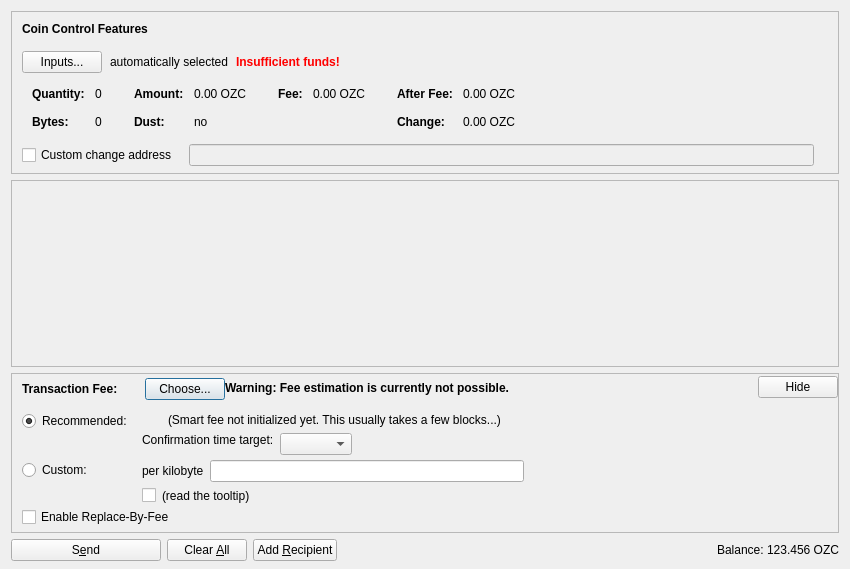
<?xml version="1.0" encoding="UTF-8"?>
<ui version="4.0">
 <class>SendCoinsDialog</class>
 <widget class="QDialog" name="SendCoinsDialog">
  <property name="geometry">
   <rect>
    <x>0</x>
    <y>0</y>
    <width>850</width>
    <height>569</height>
   </rect>
  </property>
  <property name="windowTitle">
   <string>Send Coins</string>
  </property>
  <layout class="QVBoxLayout" name="verticalLayout" stretch="0,1,0,0">
   <property name="bottomMargin">
    <number>8</number>
   </property>
   <item>
    <widget class="QFrame" name="frameCoinControl">
     <property name="sizePolicy">
      <sizepolicy hsizetype="Expanding" vsizetype="Expanding">
       <horstretch>0</horstretch>
       <verstretch>0</verstretch>
      </sizepolicy>
     </property>
     <property name="maximumSize">
      <size>
       <width>16777215</width>
       <height>16777215</height>
      </size>
     </property>
     <property name="frameShape">
      <enum>QFrame::StyledPanel</enum>
     </property>
     <property name="frameShadow">
      <enum>QFrame::Sunken</enum>
     </property>
     <layout class="QVBoxLayout" name="verticalLayoutCoinControl2">
      <property name="spacing">
       <number>0</number>
      </property>
      <property name="leftMargin">
       <number>0</number>
      </property>
      <property name="topMargin">
       <number>0</number>
      </property>
      <property name="rightMargin">
       <number>0</number>
      </property>
      <property name="bottomMargin">
       <number>6</number>
      </property>
      <item>
       <layout class="QVBoxLayout" name="verticalLayoutCoinControl" stretch="0,0,0,0,1">
        <property name="spacing">
         <number>0</number>
        </property>
        <property name="leftMargin">
         <number>10</number>
        </property>
        <property name="topMargin">
         <number>10</number>
        </property>
        <item>
         <layout class="QHBoxLayout" name="horizontalLayoutCoinControl1">
          <property name="bottomMargin">
           <number>15</number>
          </property>
          <item>
           <widget class="QLabel" name="labelCoinControlFeatures">
            <property name="sizePolicy">
             <sizepolicy hsizetype="Preferred" vsizetype="Maximum">
              <horstretch>0</horstretch>
              <verstretch>0</verstretch>
             </sizepolicy>
            </property>
            <property name="font">
             <font>
              <weight>75</weight>
              <bold>true</bold>
             </font>
            </property>
            <property name="styleSheet">
             <string notr="true">font-weight:bold;</string>
            </property>
            <property name="text">
             <string>Coin Control Features</string>
            </property>
           </widget>
          </item>
         </layout>
        </item>
        <item>
         <layout class="QHBoxLayout" name="horizontalLayoutCoinControl2" stretch="0,0,0,0">
          <property name="spacing">
           <number>8</number>
          </property>
          <property name="bottomMargin">
           <number>10</number>
          </property>
          <item>
           <widget class="QPushButton" name="pushButtonCoinControl">
            <property name="styleSheet">
             <string notr="true"/>
            </property>
            <property name="text">
             <string>Inputs...</string>
            </property>
            <property name="autoDefault">
             <bool>false</bool>
            </property>
           </widget>
          </item>
          <item>
           <widget class="QLabel" name="labelCoinControlAutomaticallySelected">
            <property name="text">
             <string>automatically selected</string>
            </property>
            <property name="margin">
             <number>5</number>
            </property>
           </widget>
          </item>
          <item>
           <widget class="QLabel" name="labelCoinControlInsuffFunds">
            <property name="font">
             <font>
              <weight>75</weight>
              <bold>true</bold>
             </font>
            </property>
            <property name="styleSheet">
             <string notr="true">color:red;font-weight:bold;</string>
            </property>
            <property name="text">
             <string>Insufficient funds!</string>
            </property>
            <property name="margin">
             <number>5</number>
            </property>
           </widget>
          </item>
          <item>
           <spacer name="horizontalSpacerCoinControl">
            <property name="orientation">
             <enum>Qt::Horizontal</enum>
            </property>
            <property name="sizeHint" stdset="0">
             <size>
              <width>40</width>
              <height>1</height>
             </size>
            </property>
           </spacer>
          </item>
         </layout>
        </item>
        <item>
         <widget class="QWidget" name="widgetCoinControl" native="true">
          <property name="sizePolicy">
           <sizepolicy hsizetype="Preferred" vsizetype="Preferred">
            <horstretch>0</horstretch>
            <verstretch>0</verstretch>
           </sizepolicy>
          </property>
          <property name="minimumSize">
           <size>
            <width>0</width>
            <height>0</height>
           </size>
          </property>
          <property name="styleSheet">
           <string notr="true"/>
          </property>
          <layout class="QHBoxLayout" name="horizontalLayoutCoinControl5">
           <property name="leftMargin">
            <number>0</number>
           </property>
           <property name="topMargin">
            <number>0</number>
           </property>
           <property name="rightMargin">
            <number>0</number>
           </property>
           <property name="bottomMargin">
            <number>0</number>
           </property>
           <item>
            <layout class="QHBoxLayout" name="horizontalLayoutCoinControl3" stretch="0,0,0,1">
             <property name="spacing">
              <number>20</number>
             </property>
             <property name="topMargin">
              <number>0</number>
             </property>
             <property name="bottomMargin">
              <number>10</number>
             </property>
             <item>
              <layout class="QFormLayout" name="formLayoutCoinControl1">
               <property name="horizontalSpacing">
                <number>10</number>
               </property>
               <property name="verticalSpacing">
                <number>14</number>
               </property>
               <property name="leftMargin">
                <number>10</number>
               </property>
               <property name="topMargin">
                <number>4</number>
               </property>
               <property name="rightMargin">
                <number>6</number>
               </property>
               <item row="0" column="0">
                <widget class="QLabel" name="labelCoinControlQuantityText">
                 <property name="font">
                  <font>
                   <weight>75</weight>
                   <bold>true</bold>
                  </font>
                 </property>
                 <property name="text">
                  <string>Quantity:</string>
                 </property>
                 <property name="margin">
                  <number>0</number>
                 </property>
                </widget>
               </item>
               <item row="0" column="1">
                <widget class="QLabel" name="labelCoinControlQuantity">
                 <property name="cursor">
                  <cursorShape>IBeamCursor</cursorShape>
                 </property>
                 <property name="contextMenuPolicy">
                  <enum>Qt::ActionsContextMenu</enum>
                 </property>
                 <property name="text">
                  <string notr="true">0</string>
                 </property>
                 <property name="margin">
                  <number>0</number>
                 </property>
                 <property name="textInteractionFlags">
                  <set>Qt::LinksAccessibleByMouse|Qt::TextSelectableByKeyboard|Qt::TextSelectableByMouse</set>
                 </property>
                </widget>
               </item>
               <item row="1" column="0">
                <widget class="QLabel" name="labelCoinControlBytesText">
                 <property name="font">
                  <font>
                   <weight>75</weight>
                   <bold>true</bold>
                  </font>
                 </property>
                 <property name="text">
                  <string>Bytes:</string>
                 </property>
                </widget>
               </item>
               <item row="1" column="1">
                <widget class="QLabel" name="labelCoinControlBytes">
                 <property name="cursor">
                  <cursorShape>IBeamCursor</cursorShape>
                 </property>
                 <property name="contextMenuPolicy">
                  <enum>Qt::ActionsContextMenu</enum>
                 </property>
                 <property name="text">
                  <string notr="true">0</string>
                 </property>
                 <property name="textInteractionFlags">
                  <set>Qt::LinksAccessibleByMouse|Qt::TextSelectableByKeyboard|Qt::TextSelectableByMouse</set>
                 </property>
                </widget>
               </item>
              </layout>
             </item>
             <item>
              <layout class="QFormLayout" name="formLayoutCoinControl2">
               <property name="horizontalSpacing">
                <number>10</number>
               </property>
               <property name="verticalSpacing">
                <number>14</number>
               </property>
               <property name="leftMargin">
                <number>6</number>
               </property>
               <property name="topMargin">
                <number>4</number>
               </property>
               <property name="rightMargin">
                <number>6</number>
               </property>
               <item row="0" column="0">
                <widget class="QLabel" name="labelCoinControlAmountText">
                 <property name="font">
                  <font>
                   <weight>75</weight>
                   <bold>true</bold>
                  </font>
                 </property>
                 <property name="text">
                  <string>Amount:</string>
                 </property>
                 <property name="margin">
                  <number>0</number>
                 </property>
                </widget>
               </item>
               <item row="0" column="1">
                <widget class="QLabel" name="labelCoinControlAmount">
                 <property name="cursor">
                  <cursorShape>IBeamCursor</cursorShape>
                 </property>
                 <property name="contextMenuPolicy">
                  <enum>Qt::ActionsContextMenu</enum>
                 </property>
                 <property name="text">
                  <string notr="true">0.00 OZC</string>
                 </property>
                 <property name="textInteractionFlags">
                  <set>Qt::LinksAccessibleByMouse|Qt::TextSelectableByKeyboard|Qt::TextSelectableByMouse</set>
                 </property>
                </widget>
               </item>
               <item row="1" column="0">
                <widget class="QLabel" name="labelCoinControlLowOutputText">
                 <property name="font">
                  <font>
                   <weight>75</weight>
                   <bold>true</bold>
                  </font>
                 </property>
                 <property name="text">
                  <string>Dust:</string>
                 </property>
                </widget>
               </item>
               <item row="1" column="1">
                <widget class="QLabel" name="labelCoinControlLowOutput">
                 <property name="cursor">
                  <cursorShape>IBeamCursor</cursorShape>
                 </property>
                 <property name="contextMenuPolicy">
                  <enum>Qt::ActionsContextMenu</enum>
                 </property>
                 <property name="text">
                  <string notr="true">no</string>
                 </property>
                 <property name="textInteractionFlags">
                  <set>Qt::LinksAccessibleByMouse|Qt::TextSelectableByKeyboard|Qt::TextSelectableByMouse</set>
                 </property>
                </widget>
               </item>
              </layout>
             </item>
             <item>
              <layout class="QFormLayout" name="formLayoutCoinControl3">
               <property name="horizontalSpacing">
                <number>10</number>
               </property>
               <property name="verticalSpacing">
                <number>14</number>
               </property>
               <property name="leftMargin">
                <number>6</number>
               </property>
               <property name="topMargin">
                <number>4</number>
               </property>
               <property name="rightMargin">
                <number>6</number>
               </property>
               <item row="0" column="0">
                <widget class="QLabel" name="labelCoinControlFeeText">
                 <property name="font">
                  <font>
                   <weight>75</weight>
                   <bold>true</bold>
                  </font>
                 </property>
                 <property name="text">
                  <string>Fee:</string>
                 </property>
                 <property name="margin">
                  <number>0</number>
                 </property>
                </widget>
               </item>
               <item row="0" column="1">
                <widget class="QLabel" name="labelCoinControlFee">
                 <property name="cursor">
                  <cursorShape>IBeamCursor</cursorShape>
                 </property>
                 <property name="contextMenuPolicy">
                  <enum>Qt::ActionsContextMenu</enum>
                 </property>
                 <property name="text">
                  <string notr="true">0.00 OZC</string>
                 </property>
                 <property name="textInteractionFlags">
                  <set>Qt::LinksAccessibleByMouse|Qt::TextSelectableByKeyboard|Qt::TextSelectableByMouse</set>
                 </property>
                </widget>
               </item>
              </layout>
             </item>
             <item>
              <layout class="QFormLayout" name="formLayoutCoinControl4">
               <property name="horizontalSpacing">
                <number>10</number>
               </property>
               <property name="verticalSpacing">
                <number>14</number>
               </property>
               <property name="leftMargin">
                <number>6</number>
               </property>
               <property name="topMargin">
                <number>4</number>
               </property>
               <property name="rightMargin">
                <number>6</number>
               </property>
               <item row="0" column="0">
                <widget class="QLabel" name="labelCoinControlAfterFeeText">
                 <property name="font">
                  <font>
                   <weight>75</weight>
                   <bold>true</bold>
                  </font>
                 </property>
                 <property name="text">
                  <string>After Fee:</string>
                 </property>
                 <property name="margin">
                  <number>0</number>
                 </property>
                </widget>
               </item>
               <item row="0" column="1">
                <widget class="QLabel" name="labelCoinControlAfterFee">
                 <property name="cursor">
                  <cursorShape>IBeamCursor</cursorShape>
                 </property>
                 <property name="contextMenuPolicy">
                  <enum>Qt::ActionsContextMenu</enum>
                 </property>
                 <property name="text">
                  <string notr="true">0.00 OZC</string>
                 </property>
                 <property name="textInteractionFlags">
                  <set>Qt::LinksAccessibleByMouse|Qt::TextSelectableByKeyboard|Qt::TextSelectableByMouse</set>
                 </property>
                </widget>
               </item>
               <item row="1" column="0">
                <widget class="QLabel" name="labelCoinControlChangeText">
                 <property name="font">
                  <font>
                   <weight>75</weight>
                   <bold>true</bold>
                  </font>
                 </property>
                 <property name="text">
                  <string>Change:</string>
                 </property>
                </widget>
               </item>
               <item row="1" column="1">
                <widget class="QLabel" name="labelCoinControlChange">
                 <property name="cursor">
                  <cursorShape>IBeamCursor</cursorShape>
                 </property>
                 <property name="contextMenuPolicy">
                  <enum>Qt::ActionsContextMenu</enum>
                 </property>
                 <property name="text">
                  <string notr="true">0.00 OZC</string>
                 </property>
                 <property name="textInteractionFlags">
                  <set>Qt::LinksAccessibleByMouse|Qt::TextSelectableByKeyboard|Qt::TextSelectableByMouse</set>
                 </property>
                </widget>
               </item>
              </layout>
             </item>
            </layout>
           </item>
          </layout>
         </widget>
        </item>
        <item>
         <layout class="QHBoxLayout" name="horizontalLayoutCoinControl4" stretch="0,0,0">
          <property name="spacing">
           <number>12</number>
          </property>
          <property name="sizeConstraint">
           <enum>QLayout::SetDefaultConstraint</enum>
          </property>
          <property name="topMargin">
           <number>5</number>
          </property>
          <property name="rightMargin">
           <number>5</number>
          </property>
          <item>
           <widget class="QCheckBox" name="checkBoxCoinControlChange">
            <property name="toolTip">
             <string>If this is activated, but the change address is empty or invalid, change will be sent to a newly generated address.</string>
            </property>
            <property name="text">
             <string>Custom change address</string>
            </property>
           </widget>
          </item>
          <item>
           <widget class="QValidatedLineEdit" name="lineEditCoinControlChange">
            <property name="enabled">
             <bool>false</bool>
            </property>
            <property name="sizePolicy">
             <sizepolicy hsizetype="Expanding" vsizetype="Fixed">
              <horstretch>0</horstretch>
              <verstretch>0</verstretch>
             </sizepolicy>
            </property>
           </widget>
          </item>
          <item>
           <widget class="QLabel" name="labelCoinControlChangeLabel">
            <property name="sizePolicy">
             <sizepolicy hsizetype="Preferred" vsizetype="Expanding">
              <horstretch>0</horstretch>
              <verstretch>0</verstretch>
             </sizepolicy>
            </property>
            <property name="minimumSize">
             <size>
              <width>0</width>
              <height>0</height>
             </size>
            </property>
            <property name="text">
             <string/>
            </property>
            <property name="margin">
             <number>3</number>
            </property>
           </widget>
          </item>
         </layout>
        </item>
        <item>
         <spacer name="verticalSpacerCoinControl">
          <property name="orientation">
           <enum>Qt::Vertical</enum>
          </property>
          <property name="sizeHint" stdset="0">
           <size>
            <width>800</width>
            <height>1</height>
           </size>
          </property>
         </spacer>
        </item>
       </layout>
      </item>
     </layout>
    </widget>
   </item>
   <item>
    <widget class="QScrollArea" name="scrollArea">
     <property name="widgetResizable">
      <bool>true</bool>
     </property>
     <widget class="QWidget" name="scrollAreaWidgetContents">
      <property name="geometry">
       <rect>
        <x>0</x>
        <y>0</y>
        <width>824</width>
        <height>72</height>
       </rect>
      </property>
      <layout class="QVBoxLayout" name="verticalLayout_2" stretch="0,1">
       <property name="leftMargin">
        <number>0</number>
       </property>
       <property name="topMargin">
        <number>0</number>
       </property>
       <property name="rightMargin">
        <number>0</number>
       </property>
       <property name="bottomMargin">
        <number>0</number>
       </property>
       <item>
        <layout class="QVBoxLayout" name="entries">
         <property name="spacing">
          <number>6</number>
         </property>
        </layout>
       </item>
       <item>
        <spacer name="verticalSpacer">
         <property name="orientation">
          <enum>Qt::Vertical</enum>
         </property>
         <property name="sizeHint" stdset="0">
          <size>
           <width>20</width>
           <height>40</height>
          </size>
         </property>
        </spacer>
       </item>
      </layout>
     </widget>
    </widget>
   </item>
   <item>
    <widget class="QFrame" name="frameFee">
     <property name="sizePolicy">
      <sizepolicy hsizetype="Expanding" vsizetype="Expanding">
       <horstretch>0</horstretch>
       <verstretch>0</verstretch>
      </sizepolicy>
     </property>
     <property name="maximumSize">
      <size>
       <width>16777215</width>
       <height>16777215</height>
      </size>
     </property>
     <property name="frameShape">
      <enum>QFrame::StyledPanel</enum>
     </property>
     <property name="frameShadow">
      <enum>QFrame::Sunken</enum>
     </property>
     <layout class="QVBoxLayout" name="verticalLayoutFee1">
      <property name="spacing">
       <number>0</number>
      </property>
      <property name="leftMargin">
       <number>0</number>
      </property>
      <property name="topMargin">
       <number>0</number>
      </property>
      <property name="rightMargin">
       <number>0</number>
      </property>
      <property name="bottomMargin">
       <number>0</number>
      </property>
      <item>
       <layout class="QVBoxLayout" name="verticalLayoutFee2" stretch="0,0,0">
        <property name="spacing">
         <number>0</number>
        </property>
        <property name="leftMargin">
         <number>10</number>
        </property>
        <property name="topMargin">
         <number>0</number>
        </property>
        <item>
         <layout class="QHBoxLayout" name="horizontalLayoutFee1">
          <property name="bottomMargin">
           <number>0</number>
          </property>
          <item>
           <layout class="QVBoxLayout" name="verticalLayoutFee7">
            <property name="spacing">
             <number>0</number>
            </property>
            <item>
             <spacer name="verticalSpacerSmartFee">
              <property name="orientation">
               <enum>Qt::Vertical</enum>
              </property>
              <property name="sizeType">
               <enum>QSizePolicy::Fixed</enum>
              </property>
              <property name="sizeHint" stdset="0">
               <size>
                <width>1</width>
                <height>4</height>
               </size>
              </property>
             </spacer>
            </item>
            <item>
             <layout class="QHBoxLayout" name="horizontalLayoutSmartFee">
              <property name="spacing">
               <number>10</number>
              </property>
              <item>
               <widget class="QLabel" name="labelFeeHeadline">
                <property name="sizePolicy">
                 <sizepolicy hsizetype="Preferred" vsizetype="Maximum">
                  <horstretch>0</horstretch>
                  <verstretch>0</verstretch>
                 </sizepolicy>
                </property>
                <property name="font">
                 <font>
                  <weight>75</weight>
                  <bold>true</bold>
                 </font>
                </property>
                <property name="styleSheet">
                 <string notr="true">font-weight:bold;</string>
                </property>
                <property name="text">
                 <string>Transaction Fee:</string>
                </property>
               </widget>
              </item>
              <item>
               <widget class="QLabel" name="labelFeeMinimized">
                <property name="text">
                 <string/>
                </property>
               </widget>
              </item>
              <item>
               <widget class="QPushButton" name="buttonChooseFee">
                <property name="text">
                 <string>Choose...</string>
                </property>
               </widget>
              </item>
             </layout>
            </item>
            <item>
             <spacer name="verticalSpacer_5">
              <property name="orientation">
               <enum>Qt::Vertical</enum>
              </property>
              <property name="sizeHint" stdset="0">
               <size>
                <width>1</width>
                <height>1</height>
               </size>
              </property>
             </spacer>
            </item>
           </layout>
          </item>
          <item>
           <widget class="QLabel" name="fallbackFeeWarningLabel">
            <property name="font">
             <font>
              <weight>75</weight>
              <bold>true</bold>
             </font>
            </property>
            <property name="toolTip">
             <string>Using the fallbackfee can result in sending a transaction that will take several hours or days (or never) to confirm. Consider choosing your fee manually or wait until you have validated the complete chain.</string>
            </property>
            <property name="text">
             <string>Warning: Fee estimation is currently not possible.</string>
            </property>
            <property name="wordWrap">
             <bool>false</bool>
            </property>
           </widget>
          </item>
          <item>
           <spacer name="horizontalSpacer_4">
            <property name="orientation">
             <enum>Qt::Horizontal</enum>
            </property>
            <property name="sizeType">
             <enum>QSizePolicy::MinimumExpanding</enum>
            </property>
            <property name="sizeHint" stdset="0">
             <size>
              <width>40</width>
              <height>20</height>
             </size>
            </property>
           </spacer>
          </item>
          <item>
           <widget class="QPushButton" name="buttonMinimizeFee">
            <property name="toolTip">
             <string>collapse fee-settings</string>
            </property>
            <property name="text">
             <string>Hide</string>
            </property>
           </widget>
          </item>
         </layout>
        </item>
        <item>
         <widget class="QFrame" name="frameFeeSelection">
          <layout class="QVBoxLayout" name="verticalLayoutFee12">
           <property name="spacing">
            <number>0</number>
           </property>
           <property name="leftMargin">
            <number>0</number>
           </property>
           <property name="topMargin">
            <number>0</number>
           </property>
           <property name="rightMargin">
            <number>0</number>
           </property>
           <property name="bottomMargin">
            <number>0</number>
           </property>
           <item>
            <layout class="QGridLayout" name="gridLayoutFee">
             <property name="topMargin">
              <number>10</number>
             </property>
             <property name="bottomMargin">
              <number>4</number>
             </property>
             <property name="horizontalSpacing">
              <number>10</number>
             </property>
             <property name="verticalSpacing">
              <number>4</number>
             </property>
             <item row="1" column="1">
              <layout class="QVBoxLayout" name="verticalLayoutFee8">
               <property name="spacing">
                <number>6</number>
               </property>
               <item>
                <layout class="QHBoxLayout" name="horizontalLayoutFee13">
                 <item>
                  <widget class="QLabel" name="labelCustomPerKilobyte">
                   <property name="toolTip">
                    <string>Specify a custom fee per kB (1,000 bytes) of the transaction's virtual size.

Note:  Since the fee is calculated on a per-byte basis, a fee of &quot;100 satoshis per kB&quot; for a transaction size of 500 bytes (half of 1 kB) would ultimately yield a fee of only 50 satoshis.</string>
                   </property>
                   <property name="text">
                    <string>per kilobyte</string>
                   </property>
                  </widget>
                 </item>
                 <item>
                  <widget class="BitcoinAmountField" name="customFee"/>
                 </item>
                 <item>
                  <spacer name="horizontalSpacer_6">
                   <property name="orientation">
                    <enum>Qt::Horizontal</enum>
                   </property>
                   <property name="sizeHint" stdset="0">
                    <size>
                     <width>1</width>
                     <height>1</height>
                    </size>
                   </property>
                  </spacer>
                 </item>
                </layout>
               </item>
               <item>
                <layout class="QHBoxLayout" name="horizontalLayoutFee8">
                 <item>
                  <widget class="QCheckBox" name="checkBoxMinimumFee">
                   <property name="toolTip">
                    <string>Paying only the minimum fee is just fine as long as there is less transaction volume than space in the blocks. But be aware that this can end up in a never confirming transaction once there is more demand for bitcoin transactions than the network can process.</string>
                   </property>
                   <property name="text">
                    <string/>
                   </property>
                  </widget>
                 </item>
                 <item>
                  <widget class="QLabel" name="labelMinFeeWarning">
                   <property name="enabled">
                    <bool>true</bool>
                   </property>
                   <property name="toolTip">
                    <string>Paying only the minimum fee is just fine as long as there is less transaction volume than space in the blocks. But be aware that this can end up in a never confirming transaction once there is more demand for bitcoin transactions than the network can process.</string>
                   </property>
                   <property name="text">
                    <string>(read the tooltip)</string>
                   </property>
                   <property name="margin">
                    <number>5</number>
                   </property>
                  </widget>
                 </item>
                 <item>
                  <spacer name="horizontalSpacer_2">
                   <property name="orientation">
                    <enum>Qt::Horizontal</enum>
                   </property>
                   <property name="sizeHint" stdset="0">
                    <size>
                     <width>1</width>
                     <height>1</height>
                    </size>
                   </property>
                  </spacer>
                 </item>
                </layout>
               </item>
              </layout>
             </item>
             <item row="0" column="0">
              <layout class="QVBoxLayout" name="verticalLayoutFee4" stretch="0,1">
               <item>
                <widget class="QRadioButton" name="radioSmartFee">
                 <property name="text">
                  <string>Recommended:</string>
                 </property>
                 <property name="checked">
                  <bool>true</bool>
                 </property>
                 <attribute name="buttonGroup">
                  <string notr="true">groupFee</string>
                 </attribute>
                </widget>
               </item>
               <item>
                <spacer name="verticalSpacer_2">
                 <property name="orientation">
                  <enum>Qt::Vertical</enum>
                 </property>
                 <property name="sizeHint" stdset="0">
                  <size>
                   <width>1</width>
                   <height>1</height>
                  </size>
                 </property>
                </spacer>
               </item>
              </layout>
             </item>
             <item row="1" column="0">
              <layout class="QVBoxLayout" name="verticalLayoutFee9" stretch="0,1">
               <item>
                <widget class="QRadioButton" name="radioCustomFee">
                 <property name="text">
                  <string>Custom:</string>
                 </property>
                 <attribute name="buttonGroup">
                  <string notr="true">groupFee</string>
                 </attribute>
                </widget>
               </item>
               <item>
                <spacer name="verticalSpacer_6">
                 <property name="orientation">
                  <enum>Qt::Vertical</enum>
                 </property>
                 <property name="sizeHint" stdset="0">
                  <size>
                   <width>1</width>
                   <height>1</height>
                  </size>
                 </property>
                </spacer>
               </item>
              </layout>
             </item>
             <item row="0" column="1">
              <layout class="QVBoxLayout" name="verticalLayoutFee3" stretch="0,0,1">
               <property name="spacing">
                <number>6</number>
               </property>
               <property name="topMargin">
                <number>2</number>
               </property>
               <item>
                <layout class="QHBoxLayout" name="horizontalLayoutFee12">
                 <item>
                  <widget class="QLabel" name="labelSmartFee">
                   <property name="text">
                    <string/>
                   </property>
                   <property name="margin">
                    <number>2</number>
                   </property>
                  </widget>
                 </item>
                 <item>
                  <widget class="QLabel" name="labelFeeEstimation">
                   <property name="text">
                    <string/>
                   </property>
                  </widget>
                 </item>
                 <item>
                  <widget class="QLabel" name="labelSmartFee2">
                   <property name="text">
                    <string>(Smart fee not initialized yet. This usually takes a few blocks...)</string>
                   </property>
                   <property name="margin">
                    <number>2</number>
                   </property>
                  </widget>
                 </item>
                 <item>
                  <spacer name="horizontalSpacer_5">
                   <property name="orientation">
                    <enum>Qt::Horizontal</enum>
                   </property>
                   <property name="sizeHint" stdset="0">
                    <size>
                     <width>1</width>
                     <height>1</height>
                    </size>
                   </property>
                  </spacer>
                 </item>
                </layout>
               </item>
               <item>
                <layout class="QHBoxLayout" name="horizontalLayoutFee9">
                 <item>
                  <layout class="QVBoxLayout" name="verticalLayoutFee6">
                   <item>
                    <widget class="QLabel" name="labelSmartFee3">
                     <property name="text">
                      <string>Confirmation time target:</string>
                     </property>
                     <property name="margin">
                      <number>2</number>
                     </property>
                    </widget>
                   </item>
                   <item>
                    <spacer name="verticalSpacer_3">
                     <property name="orientation">
                      <enum>Qt::Vertical</enum>
                     </property>
                     <property name="sizeHint" stdset="0">
                      <size>
                       <width>1</width>
                       <height>1</height>
                      </size>
                     </property>
                    </spacer>
                   </item>
                  </layout>
                 </item>
                 <item>
                  <layout class="QVBoxLayout" name="verticalLayoutFee5">
                   <property name="rightMargin">
                    <number>30</number>
                   </property>
                   <item>
                    <layout class="QHBoxLayout" name="horizontalLayoutConfTarget">
                     <property name="bottomMargin">
                      <number>0</number>
                     </property>
                     <item>
                      <widget class="QComboBox" name="confTargetSelector"/>
                     </item>
                     <item>
                      <spacer name="horizontalSpacerConfTarget">
                       <property name="orientation">
                        <enum>Qt::Horizontal</enum>
                       </property>
                       <property name="sizeHint" stdset="0">
                        <size>
                         <width>40</width>
                         <height>20</height>
                        </size>
                       </property>
                      </spacer>
                     </item>
                    </layout>
                   </item>
                  </layout>
                 </item>
                </layout>
               </item>
               <item>
                <spacer name="verticalSpacer_4">
                 <property name="orientation">
                  <enum>Qt::Vertical</enum>
                 </property>
                 <property name="sizeHint" stdset="0">
                  <size>
                   <width>1</width>
                   <height>1</height>
                  </size>
                 </property>
                </spacer>
               </item>
              </layout>
             </item>
            </layout>
           </item>
           <item>
            <widget class="QCheckBox" name="optInRBF">
             <property name="toolTip">
              <string>With Replace-By-Fee (BIP-125) you can increase a transaction's fee after it is sent. Without this, a higher fee may be recommended to compensate for increased transaction delay risk.</string>
             </property>
             <property name="text">
              <string>Enable Replace-By-Fee</string>
             </property>
            </widget>
           </item>
          </layout>
         </widget>
        </item>
        <item>
         <spacer name="verticalSpacerFee">
          <property name="orientation">
           <enum>Qt::Vertical</enum>
          </property>
          <property name="sizeHint" stdset="0">
           <size>
            <width>40</width>
            <height>5</height>
           </size>
          </property>
         </spacer>
        </item>
       </layout>
      </item>
     </layout>
    </widget>
   </item>
   <item>
    <layout class="QHBoxLayout" name="horizontalLayout">
     <item>
      <widget class="QPushButton" name="sendButton">
       <property name="minimumSize">
        <size>
         <width>150</width>
         <height>0</height>
        </size>
       </property>
       <property name="toolTip">
        <string>Confirm the send action</string>
       </property>
       <property name="text">
        <string>S&amp;end</string>
       </property>
       <property name="icon">
        <iconset resource="../bitcoin.qrc">
         <normaloff>:/icons/send</normaloff>:/icons/send</iconset>
       </property>
       <property name="autoDefault">
        <bool>false</bool>
       </property>
       <property name="default">
        <bool>false</bool>
       </property>
      </widget>
     </item>
     <item>
      <widget class="QPushButton" name="clearButton">
       <property name="sizePolicy">
        <sizepolicy hsizetype="Minimum" vsizetype="Fixed">
         <horstretch>0</horstretch>
         <verstretch>0</verstretch>
        </sizepolicy>
       </property>
       <property name="toolTip">
        <string>Clear all fields of the form.</string>
       </property>
       <property name="text">
        <string>Clear &amp;All</string>
       </property>
       <property name="icon">
        <iconset resource="../bitcoin.qrc">
         <normaloff>:/icons/remove</normaloff>:/icons/remove</iconset>
       </property>
       <property name="autoDefault">
        <bool>false</bool>
       </property>
      </widget>
     </item>
     <item>
      <widget class="QPushButton" name="addButton">
       <property name="toolTip">
        <string>Send to multiple recipients at once</string>
       </property>
       <property name="text">
        <string>Add &amp;Recipient</string>
       </property>
       <property name="icon">
        <iconset resource="../bitcoin.qrc">
         <normaloff>:/icons/add</normaloff>:/icons/add</iconset>
       </property>
       <property name="autoDefault">
        <bool>false</bool>
       </property>
      </widget>
     </item>
     <item>
      <spacer name="horizontalSpacer">
       <property name="orientation">
        <enum>Qt::Horizontal</enum>
       </property>
       <property name="sizeHint" stdset="0">
        <size>
         <width>40</width>
         <height>20</height>
        </size>
       </property>
      </spacer>
     </item>
     <item>
      <layout class="QHBoxLayout" name="horizontalLayout_2">
       <property name="spacing">
        <number>3</number>
       </property>
       <item>
        <widget class="QLabel" name="label">
         <property name="sizePolicy">
          <sizepolicy hsizetype="Preferred" vsizetype="Fixed">
           <horstretch>0</horstretch>
           <verstretch>0</verstretch>
          </sizepolicy>
         </property>
         <property name="text">
          <string>Balance:</string>
         </property>
        </widget>
       </item>
       <item>
        <widget class="QLabel" name="labelBalance">
         <property name="sizePolicy">
          <sizepolicy hsizetype="Preferred" vsizetype="Fixed">
           <horstretch>0</horstretch>
           <verstretch>0</verstretch>
          </sizepolicy>
         </property>
         <property name="cursor">
          <cursorShape>IBeamCursor</cursorShape>
         </property>
         <property name="text">
          <string notr="true">123.456 OZC</string>
         </property>
         <property name="textInteractionFlags">
          <set>Qt::LinksAccessibleByMouse|Qt::TextSelectableByKeyboard|Qt::TextSelectableByMouse</set>
         </property>
        </widget>
       </item>
      </layout>
     </item>
    </layout>
   </item>
  </layout>
 </widget>
 <customwidgets>
  <customwidget>
   <class>QValidatedLineEdit</class>
   <extends>QLineEdit</extends>
   <header>qt/qvalidatedlineedit.h</header>
  </customwidget>
  <customwidget>
   <class>BitcoinAmountField</class>
   <extends>QLineEdit</extends>
   <header>qt/bitcoinamountfield.h</header>
   <container>1</container>
  </customwidget>
 </customwidgets>
 <resources>
  <include location="../bitcoin.qrc"/>
 </resources>
 <connections/>
 <buttongroups>
  <buttongroup name="groupFee"/>
 </buttongroups>
</ui>
